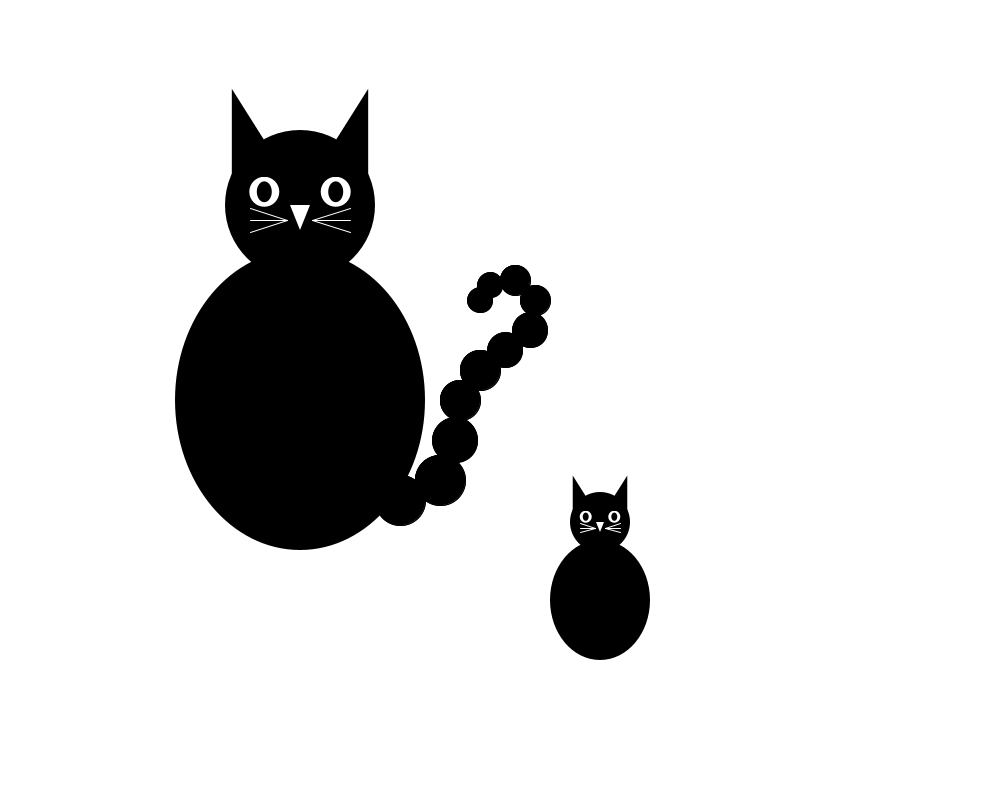
Frame 1 (no input)
Frame 60 (the mouse pressed at the canvas centre just before this capture): identical to frame 1, image omitted
Frame 120 (the mouse held since frame 60 and released just before this capture): identical to frame 1, image omitted

The Processing sketch that drew this single still picture (run headless with seeded random() and noise(); from frame 60 on, the mouse is pressed at the canvas centre):

// Processing sketch: gatoParametros
// ── gatoParametros.pde
//Susana Gascón Morcuende

//Mi mascota: gato 
void setup(){
  size(1000,800);
  smooth();
}

void draw(){
  background(255);
  gatoXParametros(300,400,250,color(0));
  gatoXParametros(600,600,100,color(0));
}

void gatoXParametros(float x, float y, float tamanyo, color relleno){
  fill(0);
  noStroke();
  //cuerpo
  ellipse(x,y,tamanyo,tamanyo*6/5);
  //cabeza
  ellipse(x,y-((tamanyo*12/25)+(tamanyo*3/10)),tamanyo*3/5,tamanyo*3/5); //tamanyo*12/25 = tamanyo*6/5/2*4/5
  //ojos
  fill(255);
  //me baso en la posicion relativa de la y de la cabeza para calcular los ojos
  ellipse(x-(tamanyo/7),y-((tamanyo*12/25)+(tamanyo*6/17)),tamanyo*3/25,tamanyo*3/25); //me baso en la posicion relativa de la y de la cabeza para calcular los ojos
  ellipse(x+(tamanyo/7),y-((tamanyo*12/25)+(tamanyo*6/17)),tamanyo*3/25,tamanyo*3/25);
  fill(0);
  ellipse(x-(tamanyo/7),y-((tamanyo*12/25)+(tamanyo*6/17)),tamanyo*3/50,tamanyo*1/12); 
  ellipse(x+(tamanyo/7),y-((tamanyo*12/25)+(tamanyo*6/17)),tamanyo*3/50,tamanyo*1/12);
  //orejas
  triangle(x-(tamanyo*3/11),y-((tamanyo*12/25)+(tamanyo*7/17)),x-(tamanyo*3/11),y-((tamanyo*12/25)+(tamanyo*7/17)+(tamanyo*6/17)),x-(tamanyo/20),y-((tamanyo*12/25)+(tamanyo*7/17)));
  triangle(x+(tamanyo*3/11),y-((tamanyo*12/25)+(tamanyo*7/17)),x+(tamanyo*3/11),y-((tamanyo*12/25)+(tamanyo*7/17)+(tamanyo*6/17)),x+(tamanyo/20) ,y-((tamanyo*12/25)+(tamanyo*7/17)) );
  //nariz
  fill(255);
  triangle(x-tamanyo/25,y-((tamanyo*12/25)+(tamanyo*3/10)),x+tamanyo/25,y-((tamanyo*12/25)+(tamanyo*3/10)),x,y-((tamanyo*12/25)+(tamanyo*2/10)));
  //bigotes
  stroke(255);
  //derecha
  line(x+tamanyo*1/20,y-((tamanyo*12/25)+(tamanyo*5/21)),x+tamanyo/5,y-((tamanyo*12/25)+(tamanyo*6/21)));
  line(x+tamanyo*1/20,y-((tamanyo*12/25)+(tamanyo*5/21)),x+tamanyo/5,y-((tamanyo*12/25)+(tamanyo*5/21)));
  line(x+tamanyo*1/20,y-((tamanyo*12/25)+(tamanyo*5/21)),x+tamanyo/5,y-((tamanyo*12/25)+(tamanyo*4/21)));
  //izquierda
  line(x-tamanyo*1/20,y-((tamanyo*12/25)+(tamanyo*5/21)),x-tamanyo/5,y-((tamanyo*12/25)+(tamanyo*6/21)));
  line(x-tamanyo*1/20,y-((tamanyo*12/25)+(tamanyo*5/21)),x-tamanyo/5,y-((tamanyo*12/25)+(tamanyo*5/21)));
  line(x-tamanyo*1/20,y-((tamanyo*12/25)+(tamanyo*5/21)),x-tamanyo/5,y-((tamanyo*12/25)+(tamanyo*4/21)));
  //cola
  fill(0);
  stroke(0);
  ellipse(400,500,50,50);
  ellipse(440,480,50,50);
  ellipse(455,440,45,45);
  ellipse(460,400,40,40);
  ellipse(480,370,40,40);
  ellipse(505,350,35,35);
  ellipse(530,330,35,35);
  ellipse(535,300,30,30);
  ellipse(515,280,30,30);
  ellipse(490,285,25,25);
  ellipse(480,300,25,25);
}

void mouseClicked() {
 println("X,Y:"+mouseX+','+mouseY);
}
